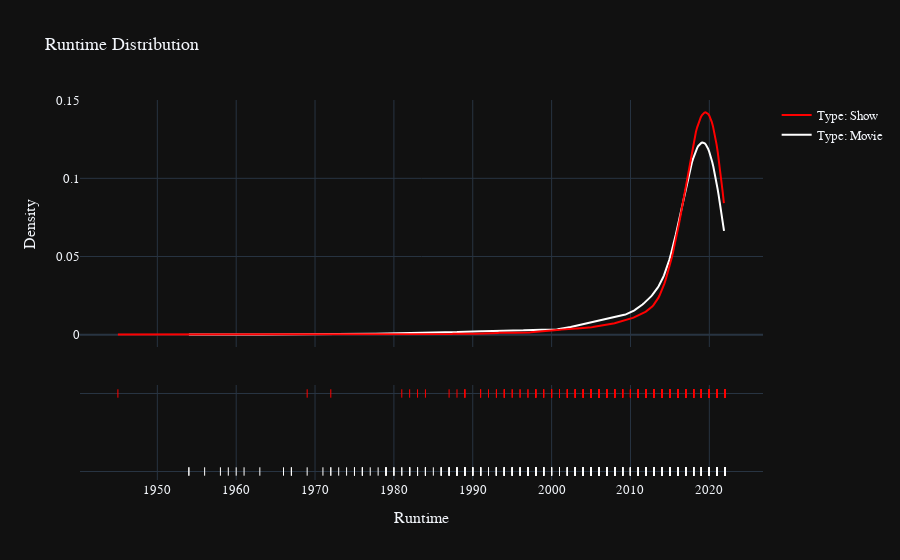

Notebook code cell kept with this figure:
### Markdown cell above
3.1 Release Year analysis

### Code cell
year_df = [df[df["type"]=="MOVIE"]["release_year"],df[df["type"]=="SHOW"]["release_year"]]
Year_label = ["Type: Movie","Type: Show"]
color = ["white","red"]

year_fig = ff.create_distplot(year_df,Year_label,colors=color,show_hist=False)
year_fig.layout.template = "plotly_dark"
year_fig.update_layout(font = dict(size = 13,family="Franklin Gothic"))
year_fig.update_layout(title="Runtime Distribution",font=dict(size = 13,family="Franklin Gothic"))
year_fig.update_layout(xaxis_title="Runtime",yaxis_title="Density")
year_fig.show()

#test

### Figure 1 — Plotly figure (JSON) as saved in the notebook; plotly's stock layout.template omitted (floating-point values rounded to 4 significant figures; data arrays with more than 128 entries replaced by an {"elided": "..."} marker saying what was removed)
{"data": [{"legendgroup": "Type: Movie", "marker": {"color": "white"}, "mode": "lines", "name": "Type: Movie", "showlegend": true, "type": "scatter", "x": {"elided": "500 float values"}, "xaxis": "x", "y": {"elided": "500 float values"}, "yaxis": "y"}, {"legendgroup": "Type: Show", "marker": {"color": "red"}, "mode": "lines", "name": "Type: Show", "showlegend": true, "type": "scatter", "x": {"elided": "500 float values"}, "xaxis": "x", "y": {"elided": "500 float values"}, "yaxis": "y"}, {"legendgroup": "Type: Movie", "marker": {"color": "white", "symbol": "line-ns-open"}, "mode": "markers", "name": "Type: Movie", "showlegend": false, "type": "scatter", "x": {"elided": "3743 int values"}, "xaxis": "x", "y": {"elided": "3743 str values"}, "yaxis": "y2"}, {"legendgroup": "Type: Show", "marker": {"color": "red", "symbol": "line-ns-open"}, "mode": "markers", "name": "Type: Show", "showlegend": false, "type": "scatter", "x": {"elided": "2106 int values"}, "xaxis": "x", "y": {"elided": "2106 str values"}, "yaxis": "y2"}], "layout": {"barmode": "overlay", "font": {"family": "Franklin Gothic", "size": 13}, "hovermode": "closest", "legend": {"traceorder": "reversed"}, "title": {"text": "Runtime Distribution"}, "xaxis": {"anchor": "y2", "domain": [0, 1], "title": {"text": "Runtime"}, "zeroline": false}, "yaxis": {"anchor": "free", "domain": [0.35, 1], "position": 0, "title": {"text": "Density"}}, "yaxis2": {"anchor": "x", "domain": [0, 0.25], "dtick": 1, "showticklabels": false}}}
